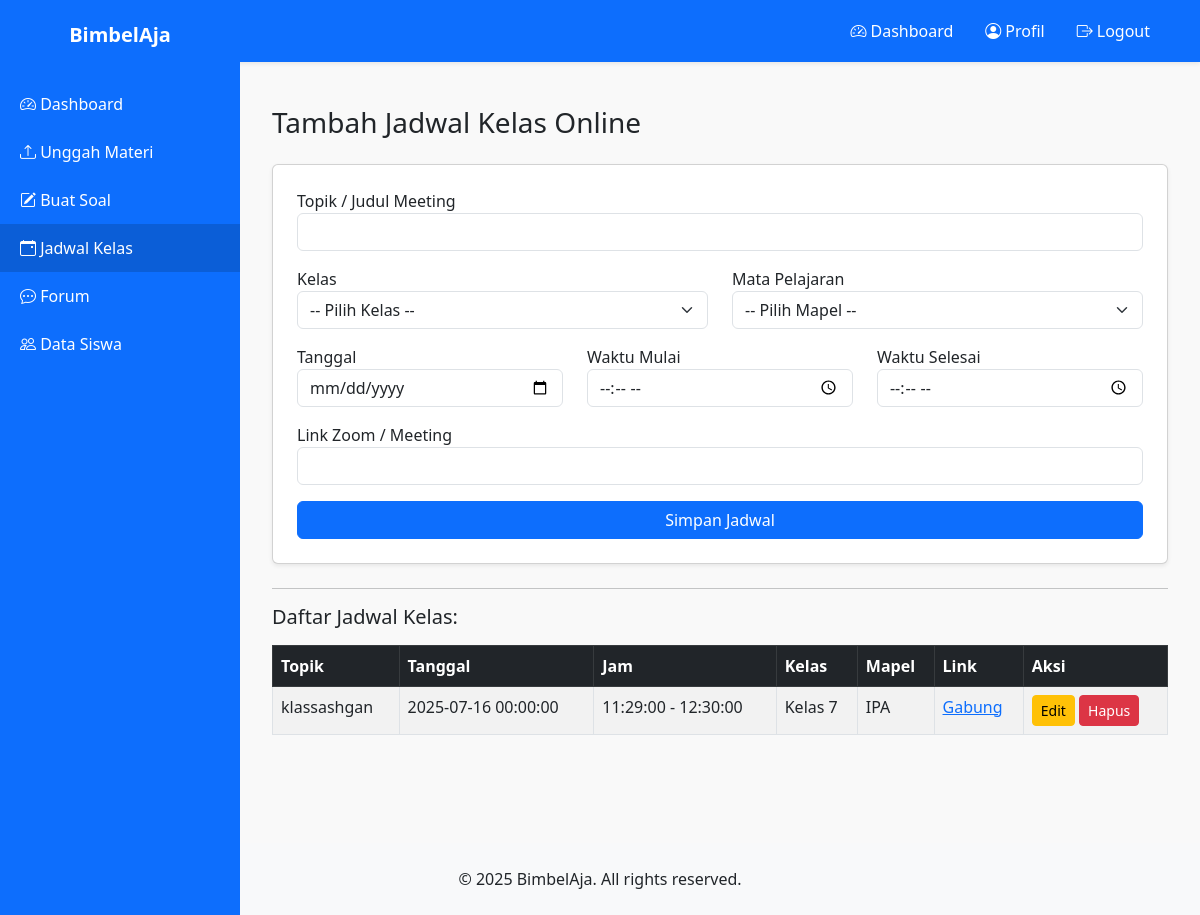
The page /tutor/jadwal_kelas.php (signed in) on the database its author committed.
### tables this page shows
CREATE TABLE `kelas_online` (
  `id` int(11) NOT NULL,
  `topik` varchar(100) DEFAULT NULL,
  `tanggal` datetime DEFAULT NULL,
  `waktu_mulai` time DEFAULT NULL,
  `waktu_selesai` time DEFAULT NULL,
  `link_zoom` text DEFAULT NULL,
  `tutor_id` int(11) DEFAULT NULL,
  `kelas_id` int(11) DEFAULT NULL,
  `kategori_id` int(11) DEFAULT NULL
);

CREATE TABLE `kelas` (
  `id` int(11) NOT NULL,
  `nama_kelas` varchar(100) NOT NULL,
  `jenjang` enum('SD','SMP','SMA') DEFAULT NULL
);

CREATE TABLE `kategori_materi` (
  `id` int(11) NOT NULL,
  `nama_kategori` varchar(100) NOT NULL
);

### tutor/jadwal_kelas.php (the view, shortened to what this page needs)
<?php
include '../includes/header.php';
include '../config/database.php';
$tutor_id = $_SESSION['user']['id'];
$edit_id = null;
$topik = $kelas_id = $kategori_id = $tanggal = $waktu_mulai = $waktu_selesai = $link_meeting = "";
$jadwal_result = mysqli_query($conn, "
  SELECT ko.*, k.nama_kelas, km.nama_kategori
  FROM kelas_online ko
  LEFT JOIN kelas k ON ko.kelas_id = k.id
  LEFT JOIN kategori_materi km ON ko.kategori_id = km.id
  WHERE ko.tutor_id = $tutor_id
  ORDER BY ko.tanggal DESC, ko.waktu_mulai DESC
");
?>
<div class="sidebar">
    <div class="logo">BimbelAja</div>
    <a href="dashboard.php"><i class="bi bi-speedometer2"></i> Dashboard</a>
    <a href="unggah_materi.php"><i class="bi bi-upload"></i> Unggah Materi</a>
    <a href="buat_soal.php"><i class="bi bi-pencil-square"></i> Buat Soal</a>
    <a href="jadwal_kelas.php" class="active"><i class="bi bi-calendar-event"></i> Jadwal Kelas</a>
    <a href="forum.php"><i class="bi bi-chat-dots"></i> Forum</a>
    <a href="data_siswa.php"><i class="bi bi-people"></i> Data Siswa</a>
</div>
<div class="content">
<div class="container py-4">
  <h3 class="mb-4"><?= $edit_id ? 'Edit Jadwal Kelas' : 'Tambah Jadwal Kelas Online' ?></h3>
  <form method="POST" class="card p-4 shadow-sm mb-4">
    <div class="mb-3">
      <label>Topik / Judul Meeting</label>
      <input type="text" name="topik" class="form-control" value="<?= htmlspecialchars($topik) ?>" required>
    </div>
    <div class="row mb-3">
      <div class="col-md-6">
        <label>Kelas</label>
        <select name="kelas_id" class="form-select" required>
          <option value="">-- Pilih Kelas --</option>
        </select>
      </div>
      <div class="col-md-6">
        <label>Mata Pelajaran</label>
        <select name="kategori_id" class="form-select" required>
          <option value="">-- Pilih Mapel --</option>
        </select>
      </div>
    </div>
    <div class="row mb-3">
      <div class="col-md-4">
        <label>Tanggal</label>
        <input type="date" name="tanggal" class="form-control" value="<?= htmlspecialchars($tanggal) ?>" required>
      </div>
      <div class="col-md-4">
        <label>Waktu Mulai</label>
        <input type="time" name="waktu_mulai" class="form-control" value="<?= htmlspecialchars($waktu_mulai) ?>" required>
      </div>
      <div class="col-md-4">
        <label>Waktu Selesai</label>
        <input type="time" name="waktu_selesai" class="form-control" value="<?= htmlspecialchars($waktu_selesai) ?>" required>
      </div>
    </div>
    <div class="mb-3">
      <label>Link Zoom / Meeting</label>
      <input type="url" name="link_meeting" class="form-control" value="<?= htmlspecialchars($link_meeting) ?>" required>
    </div>
    <button type="submit" class="btn btn-<?= $edit_id ? 'warning' : 'primary' ?>">
      <?= $edit_id ? 'Update Jadwal' : 'Simpan Jadwal' ?>
    </button>
  </form>
  <hr>
  <h5>Daftar Jadwal Kelas:</h5>
  <table class="table table-bordered table-striped mt-3">
    <thead class="table-dark">
      <tr>
        <th>Topik</th>
        <th>Tanggal</th>
        <th>Jam</th>
        <th>Kelas</th>
        <th>Mapel</th>
        <th>Link</th>
        <th>Aksi</th>
      </tr>
    </thead>
    <tbody>
      <?php while ($row = mysqli_fetch_assoc($jadwal_result)): ?>
        <tr>
          <td><?= htmlspecialchars($row['topik']) ?></td>
          <td><?= htmlspecialchars($row['tanggal']) ?></td>
          <td><?= htmlspecialchars($row['waktu_mulai']) ?> - <?= htmlspecialchars($row['waktu_selesai']) ?></td>
          <td><?= htmlspecialchars($row['nama_kelas']) ?: '-' ?></td>
          <td><?= htmlspecialchars($row['nama_kategori']) ?: '-' ?></td>
          <td><a href="<?= htmlspecialchars($row['link_zoom']) ?>" target="_blank">Gabung</a></td>
          <td>
            <a href="?edit=<?= $row['id'] ?>" class="btn btn-sm btn-warning">Edit</a>
            <a href="?hapus=<?= $row['id'] ?>" class="btn btn-sm btn-danger" onclick="return confirm('Yakin ingin menghapus jadwal ini?')">Hapus</a>
          </td>
        </tr>
      <?php endwhile; ?>
    </tbody>
  </table>
</div>
</div>
<?php include '../includes/footer.php'; ?>

### includes/header.php (style rules this page uses)
body { font-family: 'Segoe UI', sans-serif; background-color: #f9f9f9; }

### tutor/jadwal_kelas.php (style rules this page uses)
.sidebar { width: 240px; background: #0d6efd; position: fixed; top: 0; bottom: 0; left: 0; padding-top: 20px; }
.sidebar a { color: white; display: block; padding: 12px 20px; text-decoration: none; }
.sidebar .logo { text-align: center; color: #fff; font-size: 20px; font-weight: bold; margin-bottom: 30px; }
.content { margin-left: 240px; padding: 20px; }
.active { background-color: #0b5ed7; }

### rows shown on the page
kelas_online: topik "klassashgan", tanggal "2025-07-16 00:00:00", waktu_mulai "11:29:00", waktu_selesai "12:30:00", kelas.nama_kelas "Kelas 7", kategori_materi.nama_kategori "IPA"
